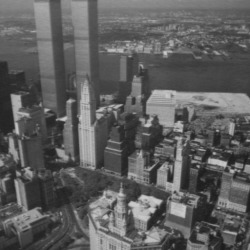
#> input picture Naloga 4/data/newyork/newyork_a.jpg, 250 x 250 px
$ python ex3.py   (older library calls are emulated)
#> lines starting #> are read from the running program, lines starting #| are printed output that depends on the picture
### Naloga 4/UZ_utils.py
"""
Before the first run, you need to have all necessary Python packages installed. For
that we highly recommend firstly creating Virtual Environment, to have your
development environment seperated from other projects (https://docs.python.org/3/tutorial/venv.html).

In system terminal then run: ""
"""

import numpy as np
import cv2
from matplotlib import pyplot as plt
from PIL import Image


# [9 lines left out: function imread, not called in this run]


def imread_gray(path):
    """
    Reads an image in gray. Image type is transformed from uint8 to float, and
    range of values is reduced from [0, 255] to [0, 1].
    """
    I = Image.open(path).convert('L')  # PIL image opening and converting to gray.
    I = np.asarray(I)  # Converting to Numpy array.
    I = I.astype(np.float64) / 255
    return I


# [43 lines left out: functions imshow, signal_show, convolve, not called in this run]


# [25 lines that do not run on import are left out]

### Naloga 4/ex1.py
from UZ_utils import *
import numpy as np

## Funckija za racunanje gaussovega kernela
def gaus_ker(sigma):
    vel = int((np.ceil(sigma * 3) * 2) + 1)
    kernal = np.zeros((1,vel))

    gor = int(np.ceil(vel/2))
    dol = int(-np.floor(vel/2))


    for x in range(dol, gor):
        rez = (1 / (np.sqrt(2 * np.pi) * sigma))
        e = np.exp(-((x**2)/(2 * sigma**2)))
        funk = rez * e
        kernal[0,x - dol] = funk

    kernal = kernal / np.sum(kernal)
    return kernal

## Funckija za racunanje gauss derivate kernela
def gaussdx(sigma):
    vel = int((np.ceil(sigma * 3) * 2) + 1)
    kernal = np.zeros((1,vel))
    stevec = 0

    gor = int(np.ceil(vel/2))
    dol = int(-np.floor(vel/2))

    for x in range(dol, gor):
        rez = -(1 / (np.sqrt(2 * np.pi) * sigma**3))
        e = np.exp(-(x**2)/(2 * sigma**2))
        funk = rez * e * x
        kernal[0,x - dol] = funk

        stevec += np.abs(funk)

    kernal = kernal / stevec

    return kernal

## Funkcija za racunanje odvodov -> Dolocis nacin glede na tip odvoda
def odvod(I, sigma, nacin):
    G = gaus_ker(sigma)
    GD = gaussdx(sigma)
    if nacin == 'X':
        I = cv2.filter2D(cv2.filter2D(I, -1, G.T), -1, np.flip(GD))
    if nacin == 'Y':
        I = cv2.filter2D(cv2.filter2D(I, -1, G), -1, np.flip(GD.T))
    return I


# [15 lines left out: function hessian_points, not called in this run]

def non_maximum_suppression(I):
    res = I.copy()

    for i in range(0, I.shape[0]):
        for j in range(0, I.shape[1]):
            sez = []

            if i == 0:
                if j == 0:
                    sez.append(I[i, j + 1])
                    sez.append(I[i + 1, j])
                    sez.append(I[i + 1, j + 1])
            #pogledamo ce je prva vrstica
                elif 0 < j and j < I.shape[1] - 1:
                    sez.append(I[i, j - 1])
                    sez.append(I[i, j + 1])
                    sez.append(I[i + 1, j - 1])
                    sez.append(I[i + 1, j])
                    sez.append(I[i + 1, j + 1])

                elif j == I.shape[1] - 1:
                    sez.append(I[i, j - 1])
                    sez.append(I[i + 1, j - 1])
                    sez.append(I[i + 1, j])

            elif 0 < i and i < I.shape[0] - 1:
                if j == 0:
                    sez.append(I[i - 1, j])
                    sez.append(I[i - 1, j + 1])
                    sez.append(I[i, j + 1])
                    sez.append(I[i + 1, j])
                    sez.append(I[i + 1, j + 1])

                elif 0 < j and j < I.shape[1] - 1:
                    sez.append(I[i - 1, j - 1])
                    sez.append(I[i - 1, j])
                    sez.append(I[i - 1, j + 1])

                    #middle vrstica
                    sez.append(I[i, j - 1])
                    sez.append(I[i, j + 1])

                    #spodnja vrstica
                    sez.append(I[i + 1, j - 1])
                    sez.append(I[i + 1, j])
                    sez.append(I[i + 1, j + 1])

                elif j == I.shape[1] - 1:
                    sez.append(I[i - 1, j - 1])
                    sez.append(I[i - 1, j])
                    sez.append(I[i, j - 1])
                    sez.append(I[i + 1, j - 1])
                    sez.append(I[i + 1, j])

            elif i == I.shape[0] - 1:
                if j == 0:
                    sez.append(I[i - 1, j])
                    sez.append(I[i - 1, j + 1])
                    sez.append(I[i, j + 1])

                elif 0 < j and j < I.shape[1] - 1:
                    sez.append(I[i - 1, j - 1])
                    sez.append(I[i - 1, j])
                    sez.append(I[i - 1, j + 1])

                    #middle vrstica
                    sez.append(I[i, j - 1])
                    sez.append(I[i, j + 1])

                elif j == I.shape[1] - 1:
                    sez.append(I[i - 1, j - 1])
                    sez.append(I[i - 1, j])
                    sez.append(I[i, j - 1])

            if I[i,j] <= np.max(sez):
                res[i,j] = 0

    return res

def harris_point_det(I, sigma, threshold, alpha):
    I_x = odvod(I, sigma, 'X')
    I_y = odvod(I, sigma, 'Y')

    temp1 = I_x * I_x
    temp2 = I_y * I_y
    temp3 = I_x * I_y

    kernal = gaus_ker(sigma * 1.6)

    C_11 = cv2.filter2D(temp1, -1, kernal.T)
    C_22 = cv2.filter2D(temp2, -1, kernal.T)
    C_11 = cv2.filter2D(C_11, -1, kernal)
    C_22 = cv2.filter2D(C_22, -1, kernal)

    odstejes = cv2.filter2D(temp3, -1, kernal.T)
    odstejes = cv2.filter2D(odstejes, -1, kernal)

    det = C_11 * C_22 - odstejes**2
    trace = C_11 + C_22
    trace = trace * trace

    rez = det - alpha*trace

    X = non_maximum_suppression(rez)
    X = np.argwhere(X > threshold)

    return rez, X

# [85 lines left out: functions prva, druga, not called in this run]

#prva()
#druga()

## Questions:
#What kind of structures in the image are detected by the algorithm?
# How does the parameter σ affect the result?
# It detects blobs.
# The bigger the sigma less points it detects.
# Hessian algorithm -> blobs, Harris algorithm -> corners

### Naloga 4/a4_utils.py
import numpy as np
import cv2
from matplotlib import pyplot as plt


def gauss(sigma):
	x = np.arange(np.floor(-3 * sigma), np.ceil(3 * sigma + 1))
	k = np.exp(-(x ** 2) / (2 * sigma ** 2))
	k = k / np.sum(k)
	return np.expand_dims(k, 0)


def gaussdx(sigma):
	x = np.arange(np.floor(-3 * sigma), np.ceil(3 * sigma + 1))
	k = -x * np.exp(-(x ** 2) / (2 * sigma ** 2))
	k /= np.sum(np.abs(k))
	return np.expand_dims(k, 0)


def convolve(I: np.ndarray, *ks):
	"""
	Convolves input image I with all given kernels.

	:param I: Image, should be of type float64 and scaled from 0 to 1.
	:param ks: 2D Kernels
	:return: Image convolved with all kernels.
	"""
	for k in ks:
		k = np.flip(k)  # filter2D performs correlation, so flipping is necessary
		I = cv2.filter2D(I, cv2.CV_64F, k)
	return I


def simple_descriptors(I, Y, X, n_bins = 16, radius = 40, sigma = 2):
	"""
	Computes descriptors for locations given in X and Y.

	I: Image in grayscale.
	Y: list of Y coordinates of locations. (Y: index of row from top to bottom)
	X: list of X coordinates of locations. (X: index of column from left to right)

	Returns: tensor of shape (len(X), n_bins^2), so for each point a feature of length n_bins^2.
	"""

	assert np.max(I) <= 1, "Image needs to be in range [0, 1]"
	assert I.dtype == np.float64, "Image needs to be in np.float64"

	g = gauss(sigma)
	d = gaussdx(sigma)

	Ix = convolve(I, g.T, d)
	Iy = convolve(I, g, d.T)
	Ixx = convolve(Ix, g.T, d)
	Iyy = convolve(Iy, g, d.T)

	mag = np.sqrt(Ix ** 2 + Iy ** 2)
	mag = np.floor(mag * ((n_bins - 1) / np.max(mag)))

	feat = Ixx + Iyy
	feat += abs(np.min(feat))
	feat = np.floor(feat * ((n_bins - 1) / np.max(feat)))

	desc = []

	for y, x in zip(Y, X):
		miny = max(y - radius, 0)
		maxy = min(y + radius, I.shape[0])
		minx = max(x - radius, 0)
		maxx = min(x + radius, I.shape[1])
		r1 = mag[miny:maxy, minx:maxx].reshape(-1)
		r2 = feat[miny:maxy, minx:maxx].reshape(-1)

		a = np.zeros((n_bins, n_bins))
		for m, l in zip(r1, r2):
			a[int(m), int(l)] += 1

		a = a.reshape(-1)
		a /= np.sum(a)

		desc.append(a)

	return np.array(desc)


# [24 lines left out: function display_matches, not called in this run]

### Naloga 4/ex2.py
from UZ_utils import *
from a4_utils import *
import numpy as np
from ex1 import harris_point_det, hessian_points
import cv2

def find_correspondences(desc1, desc2, points1, points2):

    out = np.zeros_like(points1)

    indexi = []

    for i in range(0, desc1.shape[0]):
        minim = 1000
        vrednost = 1000000
        for j in range(0, desc2.shape[0]):
            x = desc1[i]
            s = desc2[j]
            rez = np.sum(np.subtract(np.sqrt(s), np.sqrt(x))**2)
            rez = rez * 0.5
            rez = np.sqrt(rez)
            if vrednost > rez:
                vrednost = rez
                minim = j

        out[i] = points2[minim]
        indexi.append(minim)


    return out, np.array(indexi)


def find_matches(I_1, I_2):
    ##
    Harris1 = harris_point_det(I_1, 3, 0.000001, 0.06)
    Harris2 = harris_point_det(I_2, 3, 0.000001, 0.06)

    desc1 = simple_descriptors(I_1, Harris1[1][:,0], Harris1[1][:,1])
    desc2 = simple_descriptors(I_2, Harris2[1][:,0], Harris2[1][:,1])


    points1 = find_correspondences(desc1, desc2, Harris1[1], Harris2[1])
    points2 = find_correspondences(desc2, desc1, Harris2[1], Harris1[1])
    """
    ##

    I1 = hessian_points(I_1, 3, 0.004)
    I2 = hessian_points(I_2, 3, 0.004)

    desc1 = simple_descriptors(I_1, I1[1][:,0], I1[1][:,1])
    desc2 = simple_descriptors(I_2, I2[1][:,0], I2[1][:,1])

    points1 = find_correspondences(desc1, desc2, I1[1], I2[1])
    points2 = find_correspondences(desc2, desc1, I2[1], I1[1])
    """

    sez1 = []
    sez2 = []

    for i in points1[1]:
        ind2 = points2[1][i]
        if i == points1[1][ind2]:
            sez2.append(points1[0][ind2])
            sez1.append(points2[0][i])

    return np.array(sez1), np.array(sez2)

## ni popolno, mogoče popravi kodo, mogoče popravi parametre
# [63 lines left out: functions prva, druga, video, not called in this run]

#prva()
#druga()
#video()

## Questions

# What do you notice when visualizing the correspondences? How ac-curate are the matches?
# Lahko opazimo, da so povezana točke istih delov slik. Nekatere točke so napačno povezane, saj jih
# morda ni prisotnih na drugi sliki.

### Naloga 4/ex3.py
from UZ_utils import *
from a4_utils import *
import numpy as np
import random
from ex2 import find_matches

## izračun evklidske razdalje
def euclidean_distance(point1, point2, h):

        temp = np.zeros((3,1))
        temp[0] = point1[1]
        temp[1] = point1[0]
        temp[2] = 1
        a = h.dot(temp)
        a = a / a[-1]

        temp2 = np.zeros((3,1))
        temp2[0] = point2[1]
        temp2[1] = point2[0]
        temp2[2] = 1

        dist = np.linalg.norm(temp2 - a)

        return dist
## ocena homografije
def estimate_homography(points1, points2):
    A = []

    for i in range(0, points1.shape[0]):
        x_r = points1[i][1]
        y_r = points1[i][0]
        x_t = points2[i][1]
        y_t = points2[i][0]
        A.append([x_r, y_r, 1, 0, 0, 0, - x_t * x_r, -x_t * y_r, -x_t])
        A.append([0, 0, 0, x_r, y_r, 1, -y_t * x_r, -y_t * y_r, -y_t])

    A = np.array(A)
    U, S, VT = np.linalg.svd(A)

    h = VT[-1] / VT[-1][-1]
    h = h.reshape(3,3)
    return h


## pridobi naključne točke in jih izlušči
def getRandomPoints(sez1, sez2):
    A1 = []
    A2 = []
    B = random.sample(range(0, sez1.shape[0]), 4)

    B = set(B)

    for i in B:
        A1.append(sez1[i])
        A2.append(sez2[i])

    return np.array(A1), np.array(A2), B

##iskanje inlierjev
def find_inliners(h,threshold, sez1, sez2):
    A = []
    C = []

    errorEuc = 0

    for i in range(0, sez1.shape[0]):

        val = euclidean_distance(sez1[i], sez2[i], h)
        if  val < threshold:
            A.append(sez1[i])
            C.append(sez2[i])
        errorEuc += val

    errorEuc = errorEuc / sez1.shape[0]

    return errorEuc, np.array(A), np.array(C)

##metoda ransac
def RANSACC(sez1, sez2, k, thres):

    fail = 1000000
    Rez1 = []
    Rez2 = []
    RezH = []

    for i in range(k):
        A1, A2, B = getRandomPoints(sez1, sez2)
        h = estimate_homography(A1, A2)

        errorEuc, prva, druga = find_inliners(h, thres,sez1, sez2)

        if prva.shape[0] >= 4:
            t = estimate_homography(prva, druga)
            errorEuc1, fir, sec = find_inliners(t, thres,sez1,sez2)

            if errorEuc1 < fail:
                fail = errorEuc1
                Rez1 = fir
                Rez2 = sec
                RezH = t

    return Rez1, Rez2, RezH

def prva():
    IA = imread_gray('data/newyork/newyork_a.jpg')
    IB = imread_gray('data/newyork/newyork_b.jpg')
    tocke = np.loadtxt('data/newyork/newyork.txt')

    points1 = np.zeros((4,2))
    points2 = np.zeros((4,2))
    points1[:,0] = tocke[:,1]
    points1[:,1] = tocke[:,0]
    points2[:,0] = tocke[:,3]
    points2[:,1] = tocke[:,2]

    display_matches(IA, points1, IB, points2)

    return 0

def druga():
    IA = imread_gray('data/newyork/newyork_a.jpg')
    IB = imread_gray('data/newyork/newyork_b.jpg')
    tocke = np.loadtxt('data/newyork/newyork.txt')

    points1 = np.zeros((4,2))
    points2 = np.zeros((4,2))
    points1[:,0] = tocke[:,1]
    points1[:,1] = tocke[:,0]
    points2[:,0] = tocke[:,3]
    points2[:,1] = tocke[:,2]

    h = estimate_homography(points1, points2)
    first = cv2.warpPerspective(IA, h, IA.shape[::-1])
    plt.imshow(first, cmap='gray')
    plt.show()

    return 0

def tretja():
    IA = imread_gray('data/newyork/newyork_a.jpg')
#> in imread_gray, I is the input picture: PIL image 250x250 L; min 24, max 205, mean 93.9
    IB = imread_gray('data/newyork/newyork_b.jpg')
#> call 2 of imread_gray, with path = 'data/newyork/newyork_b.jpg'
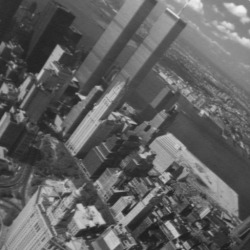
#> input picture Naloga 4/data/newyork/newyork_b.jpg, 250 x 250 px
#> in imread_gray, I is the input picture: PIL image 250x250 L; min 26, max 242, mean 96.9

    #IA = imread_gray('data/graf/graf_a_small.jpg')
    #IB = imread_gray('data/graf/graf_b_small.jpg')

    sez1, sez2 = find_matches(IA, IB)
#> after the loop in non_maximum_suppression, `for i in range(0, I.shape[0]):`:
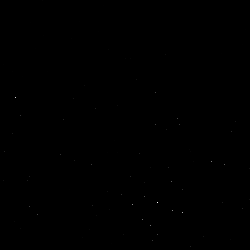
#> res: shape (250, 250) float64; min -3.12e-07, max 0.000108, mean 2.1e-08; drawn with min black and max white
#> in harris_point_det, `X = np.argwhere(X > threshold)`: X = 70 pairs, first value 0 to 246, second value 3 to 249
#> call 2 of harris_point_det, with sigma = 3, threshold = 1e-06, alpha = 0.06
#> in harris_point_det (call 2), `C_11 = cv2.filter2D(C_11, -1, kernal)`:
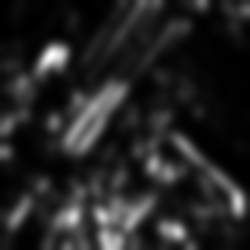
#> C_11: shape (250, 250) float64; min 3.02e-06, max 0.0179, mean 0.00259; drawn with min black and max white
#> in harris_point_det (call 2), `odstejes = cv2.filter2D(odstejes, -1, kernal)`:
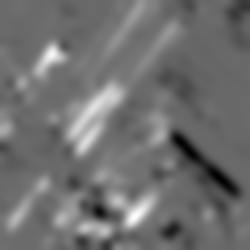
#> odstejes: shape (250, 250) float64; min -0.00809, max 0.0113, mean 0.000447; drawn with min black and max white
#> in harris_point_det (call 2), `rez = det - alpha*trace`:
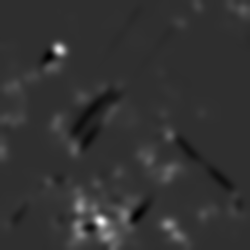
#> rez: shape (250, 250) float64; min -2.42e-05, max 0.000109, mean 2.47e-06; drawn with min black and max white
#> in harris_point_det (call 2), `X = np.argwhere(X > threshold)`: X = 72 pairs, first value 5 to 249, second value 0 to 243
#> in simple_descriptors, `mag = np.sqrt(Ix ** 2 + Iy ** 2)`:
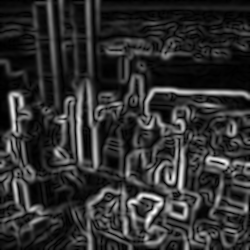
#> mag: shape (250, 250) float64; min 2.7e-18, max 0.265, mean 0.0501; drawn with min black and max white
#> in simple_descriptors, `feat += abs(np.min(feat))`:
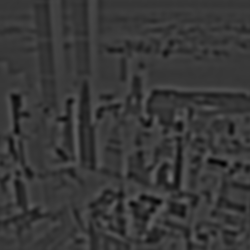
#> feat: shape (250, 250) float64; min 0, max 0.455, mean 0.222
#> the loop in simple_descriptors, `for y, x in zip(Y, X):` made 70 passes
#> (y, x, miny, maxy, minx, maxx) on passes 1 to 12: (0, 42, 0, 40, 2, 82), (38, 71, 0, 78, 31, 111), (49, 108, 9, 89, 68, 148), (54, 165, 14, 94, 125, 205), (58, 125, 18, 98, 85, 165), (58, 130, 18, 98, 90, 170), (79, 136, 39, 119, 96, 176), (85, 84, 45, 125, 44, 124), (92, 155, 52, 132, 115, 195), (97, 15, 57, 137, 0, 55), (98, 73, 58, 138, 33, 113), (105, 117, 65, 145, 77, 157)
#> after the loop in simple_descriptors, `for y, x in zip(Y, X):`: desc = 70 items
#> the loop in simple_descriptors (call 2), `for y, x in zip(Y, X):` made 72 passes
#> (y, x, miny, maxy, minx, maxx) on passes 1 to 12: (5, 197, 0, 45, 157, 237), (6, 232, 0, 46, 192, 250), (9, 243, 0, 49, 203, 250), (17, 71, 0, 57, 31, 111), (22, 180, 0, 62, 140, 220), (24, 229, 0, 64, 189, 250), (40, 139, 0, 80, 99, 179), (46, 0, 6, 86, 0, 40), (49, 59, 9, 89, 19, 99), (66, 13, 26, 106, 0, 53), (67, 50, 27, 107, 10, 90), (72, 160, 32, 112, 120, 200)
#> after the loop in find_correspondences, `for i in range(0, desc1.shape[0]):`: indexi = 70 values, max 68 at index 32, min 4 at index 0, mean 37.26; out = 70 pairs, first value 22 to 235, second value 14 to 212
#> the loop in find_matches, `for i in points1[1]:` made 70 passes
#> i on passes 1 to 12: 4, 6, 11, 21, 17, 17, 20, 13, 29, 8, 13, 27

    x , y, H = RANSACC(sez1, sez2,100,2)
    #display_matches(IA, x, IB, y)

    fig = plt.figure(figsize=(5, 5))

    fig.add_subplot(1, 2, 1)
    plt.imshow(IB, cmap='gray')
    plt.title('newyork_b')


    fig.add_subplot(1, 2, 2)
    H = cv2.warpPerspective(IA, H, IA.shape[::-1])
    plt.imshow(H, cmap='gray')
    plt.title('transformed newyork_a')

    plt.show()
    return 0

#prva()
#druga()
tretja()

##Question : Looking at the equation above,
#  which parameters account for translation and which for rotation and scale?
# Translation: p3 and p4 Rotation: p1 and p2

##Question: Write down a sketch of an algorithm to determine similarity transformfrom a set of point correspondences
# P= [(xr1,xt1),(xr2,xt2),...(xrn,xtn)]. For moredetails consult the lecture notes.

## Question: How many iterations on average did you need to find a good solution?
# How does the parameter choice for both the keypoint detector and RANSAC itself
# influence the performance (both quality and speed)?

#100 iterations. Več kot je iteracij, dalj časa porabimo za izračun rezultata.
# Vpliv ima tudi sigma. Manjša kot je, dalj časa čakamo na rezultat, saj imamo več zaznanih točk.
